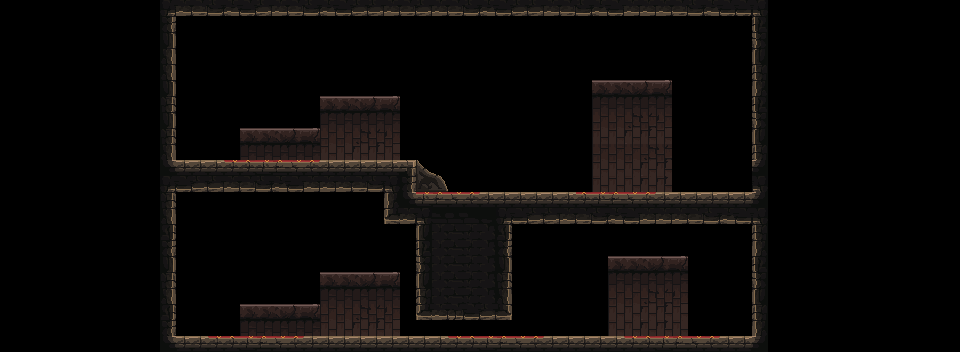

A 2D game scene composited from a Tiled map and its tileset images. What follows is a short description and the map's XML, with each tile layer's data collapsed to a summary:
An orthogonal 60x22 tile map with 16x16 px tiles, 7 tile layers (bg3, bg2, bg, collision, ...), 5 tilesets and 51 objects (18x hulls, 4x entrance, 4x crystallamp, 3x platform, 2x exit, ...).

<map version="1.4" tiledversion="1.4.1" orientation="orthogonal" renderorder="right-down" compressionlevel="0" width="60" height="22" tilewidth="16" tileheight="16" infinite="0" nextlayerid="17" nextobjectid="88">
 <editorsettings>
  <export target="../assets/world/i1s1b.json" format="json" />
 </editorsettings>
 <tileset firstgid="1" name="decorative" tilewidth="16" tileheight="16" tilecount="1024" columns="32">
  <image source="tilesets/PF_Caslte_1.0/decorative.png" width="512" height="512" />
 </tileset>
 <tileset firstgid="1025" name="mainlevbuild_A" tilewidth="16" tileheight="16" tilecount="4096" columns="64">
  <image source="tilesets/PF_Caslte_1.0/mainlevbuild_A.png" width="1024" height="1024" />
 </tileset>
 <tileset firstgid="5121" name="mainlevbuild_B" tilewidth="16" tileheight="16" tilecount="2560" columns="64">
  <image source="tilesets/PF_Caslte_1.0/mainlevbuild_B.png" width="1024" height="640" />
 </tileset>
 <tileset firstgid="7681" name="collision" tilewidth="16" tileheight="16" tilecount="64" columns="8">
  <image source="collision.png" width="128" height="128" />
  <tile id="0">
   <properties>
    <property name="collides" type="bool" value="true" />
   </properties>
   <objectgroup draworder="index" id="2">
    <object id="1" x="0" y="0">
     <polygon points="0,0 16,0 16,16 0,16" />
    </object>
   </objectgroup>
  </tile>
  <tile id="1">
   <properties>
    <property name="collides" type="bool" value="true" />
   </properties>
   <objectgroup draworder="index" id="2">
    <object id="1" x="0" y="16">
     <polygon points="0,0 16,-16 16,0" />
    </object>
   </objectgroup>
  </tile>
  <tile id="2">
   <properties>
    <property name="collides" type="bool" value="true" />
   </properties>
   <objectgroup draworder="index" id="2">
    <object id="1" x="0" y="0">
     <polygon points="0,0 16,0 16,16" />
    </object>
   </objectgroup>
  </tile>
  <tile id="3">
   <properties>
    <property name="collides" type="bool" value="true" />
   </properties>
   <objectgroup draworder="index" id="2">
    <object id="1" x="0" y="0">
     <polygon points="0,0 16,16 0,16" />
    </object>
   </objectgroup>
  </tile>
  <tile id="4">
   <properties>
    <property name="collides" type="bool" value="true" />
   </properties>
  </tile>
  <tile id="5">
   <properties>
    <property name="collides" type="bool" value="true" />
   </properties>
   <objectgroup draworder="index" id="3">
    <object id="2" x="0" y="16">
     <polygon points="0,0 16,-9 16,0" />
    </object>
   </objectgroup>
  </tile>
  <tile id="6">
   <properties>
    <property name="collides" type="bool" value="true" />
   </properties>
   <objectgroup draworder="index" id="2">
    <object id="1" x="0" y="7">
     <polygon points="0,0 16,9 0,9" />
    </object>
   </objectgroup>
  </tile>
  <tile id="7">
   <properties>
    <property name="collides" type="bool" value="true" />
   </properties>
   <objectgroup draworder="index" id="2">
    <object id="1" x="16" y="0">
     <polygon points="0,0 -9,16 0,16" />
    </object>
   </objectgroup>
  </tile>
  <tile id="8">
   <properties>
    <property name="collides" type="bool" value="true" />
   </properties>
   <objectgroup draworder="index" id="2">
    <object id="1" x="0" y="0">
     <polygon points="0,0 9,16 0,16" />
    </object>
   </objectgroup>
  </tile>
  <tile id="9">
   <properties>
    <property name="collides" type="bool" value="true" />
   </properties>
   <objectgroup draworder="index" id="2">
    <object id="1" x="7" y="0">
     <polygon points="0,0 9,16 9,0" />
    </object>
   </objectgroup>
  </tile>
  <tile id="10">
   <properties>
    <property name="collides" type="bool" value="true" />
   </properties>
   <objectgroup draworder="index" id="2">
    <object id="2" x="0" y="0">
     <polygon points="0,0 9,0 0,16" />
    </object>
   </objectgroup>
  </tile>
  <tile id="11">
   <properties>
    <property name="collides" type="bool" value="true" />
   </properties>
   <objectgroup draworder="index" id="2">
    <object id="1" x="8" y="0">
     <polygon points="0,0 8,0 8,16 0,16" />
    </object>
   </objectgroup>
  </tile>
  <tile id="12">
   <properties>
    <property name="collides" type="bool" value="true" />
   </properties>
   <objectgroup draworder="index" id="2">
    <object id="1" x="0" y="0">
     <polygon points="0,0 8,0 8,16 0,16" />
    </object>
   </objectgroup>
  </tile>
  <tile id="13">
   <properties>
    <property name="collides" type="bool" value="true" />
   </properties>
   <objectgroup draworder="index" id="2">
    <object id="1" x="0" y="0">
     <polygon points="0,0 16,0 16,9" />
    </object>
   </objectgroup>
  </tile>
  <tile id="14">
   <properties>
    <property name="collides" type="bool" value="true" />
   </properties>
   <objectgroup draworder="index" id="2">
    <object id="1" x="0" y="0">
     <polygon points="0,0 16,0 0,9" />
    </object>
   </objectgroup>
  </tile>
  <tile id="15">
   <properties>
    <property name="collides" type="bool" value="true" />
   </properties>
   <objectgroup draworder="index" id="2">
    <object id="1" x="0" y="8">
     <polygon points="0,0 16,0 16,8 0,8" />
    </object>
   </objectgroup>
  </tile>
  <tile id="16">
   <properties>
    <property name="collides" type="bool" value="true" />
   </properties>
   <objectgroup draworder="index" id="2">
    <object id="1" x="0" y="8">
     <polygon points="0,0 16,0 16,-8 0,-8" />
    </object>
   </objectgroup>
  </tile>
 </tileset>
 <tileset firstgid="7745" name="tile_custom" tilewidth="16" tileheight="16" tilecount="4096" columns="64">
  <image source="../assets/world/tile_custom.png" width="1024" height="1024" />
 </tileset>
 <layer id="4" name="bg3" width="60" height="22">
  <data>[1320 cells, 0 non-empty, 0 distinct tile ids]</data>
 </layer>
 <layer id="5" name="bg2" width="60" height="22">
  <data>[1320 cells, 0 non-empty, 0 distinct tile ids]</data>
 </layer>
 <layer id="6" name="bg" width="60" height="22">
  <data>[1320 cells, 352 non-empty, 61 distinct tile ids]</data>
 </layer>
 <layer id="7" name="collision" width="60" height="22">
  <data>[1320 cells, 0 non-empty, 0 distinct tile ids]</data>
 </layer>
 <layer id="1" name="fg" width="60" height="22">
  <data>[1320 cells, 0 non-empty, 0 distinct tile ids]</data>
 </layer>
 <layer id="2" name="fg_hidden" width="60" height="22">
  <data>[1320 cells, 0 non-empty, 0 distinct tile ids]</data>
 </layer>
 <layer id="3" name="fg_breakable" width="60" height="22">
  <data>[1320 cells, 0 non-empty, 0 distinct tile ids]</data>
 </layer>
 <objectgroup id="15" name="npcs" />
 <objectgroup id="14" name="enemies" />
 <objectgroup id="13" name="spawns" />
 <objectgroup id="12" name="exit">
  <object id="2" name="west1a" type="entrance" x="192" y="96" width="32" height="32" />
  <object id="11" name="door1" type="entrance" x="704" y="80" width="32" height="32" />
  <object id="12" name="door1" type="exit" x="688" y="48" width="64" height="96">
   <properties>
    <property name="manualTrigger" type="bool" value="true" />
    <property name="targetExit" value="west1" />
    <property name="targetMap" value="i1s2" />
   </properties>
  </object>
  <object id="83" name="west1b" type="entrance" x="192" y="272" width="32" height="32" />
  <object id="84" name="door1" type="entrance" x="704" y="272" width="32" height="32" />
  </objectgroup>
 <objectgroup id="9" name="objects">
  <!-- 3 objects omitted --></objectgroup>
 <objectgroup id="10" name="triggers">
  <!-- 7 objects omitted --></objectgroup>
 <objectgroup color="#00ff00" id="8" name="hulls">
  <!-- 19 objects omitted --></objectgroup>
 <objectgroup id="16" name="pathing" />
</map>
<!-- 30 of 51 objects omitted -->
